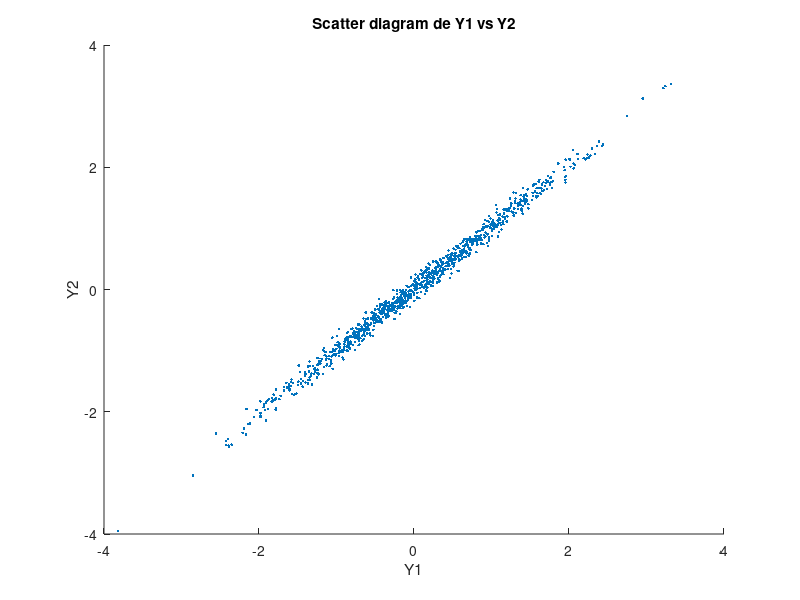

This figure's MATLAB source:
N = 1000; % número de amostras
X1 = randn(N,1); % gaussianas
X2 = randn(N,1);

Y1 = X1 + 0.1*X2;
Y2 = X1 + 0.2*X2;

figure;
scatter(Y1,Y2,'.');
xlabel('Y1'); ylabel('Y2');
title('Scatter diagram de Y1 vs Y2');

% Aproximar Y2 para Y1 = 1
X2_mean = mean(X2); % valor médio aproximado
Y2_est = 1 + 0.1*X2_mean;
disp(['Aproximação de Y2 para Y1=1: ', num2str(Y2_est)]);
